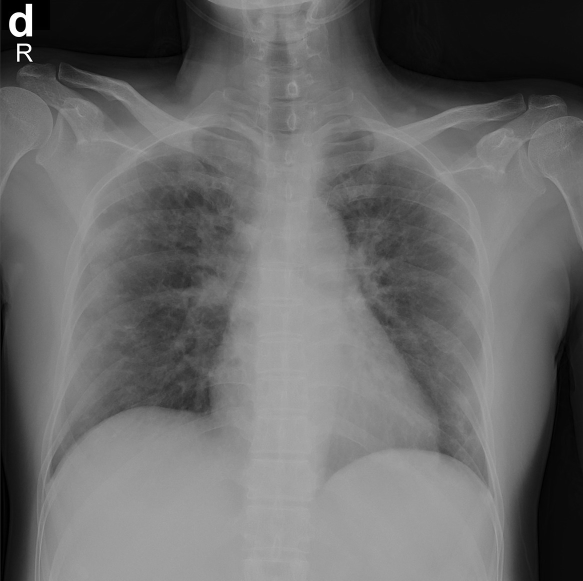
#> input picture Data/2/img5.jpg, 1166 x 1161 px (shown at 1/2 size)
$ jupyter execute 'Data Prepration.ipynb'
#> lines starting #> are read from the running program, lines starting #| are printed output that depends on the picture
## Libraries

[cell 1]
import numpy as np
import pandas as pd
import matplotlib.pyplot as plt
import os
import cv2

#### Class Name dict

[cell 2]
class_names={0:'normal',1:'pneumonia',2:'covid'}

### Data Overlooking

[cell 3]
plt.imshow(cv2.resize(cv2.imread("./Data/2/img5.jpg")[:,:,0], (1400,1400)))
plt.show()
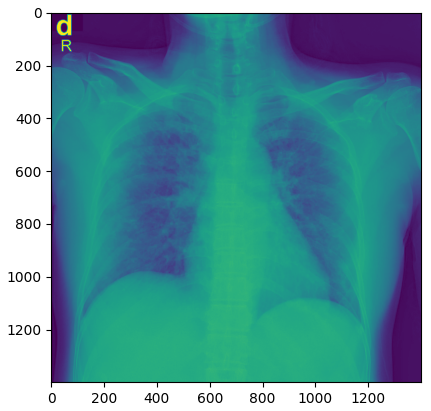
#> figure drawn by matplotlib, 1 panel
plt.imshow(plt.imread("./Data/1/img3.jpeg"))
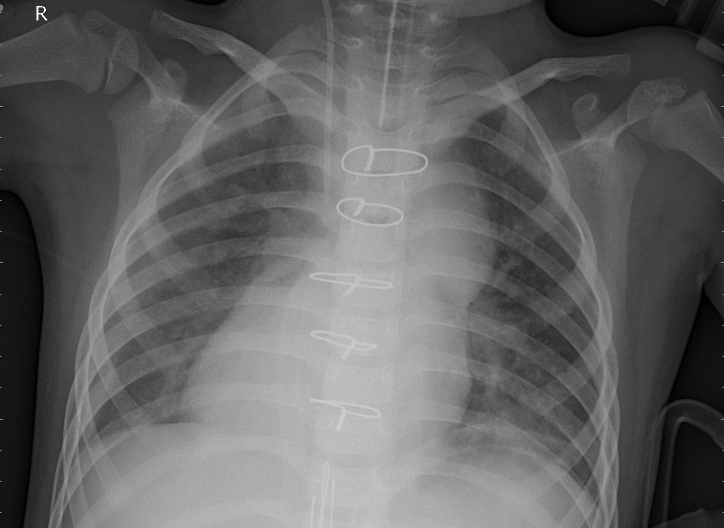
#> input picture Data/1/img3.jpeg, 1448 x 1056 px (shown at 1/2 size)
plt.show()
plt.imshow(plt.imread("./Data/0/img3.jpeg"))
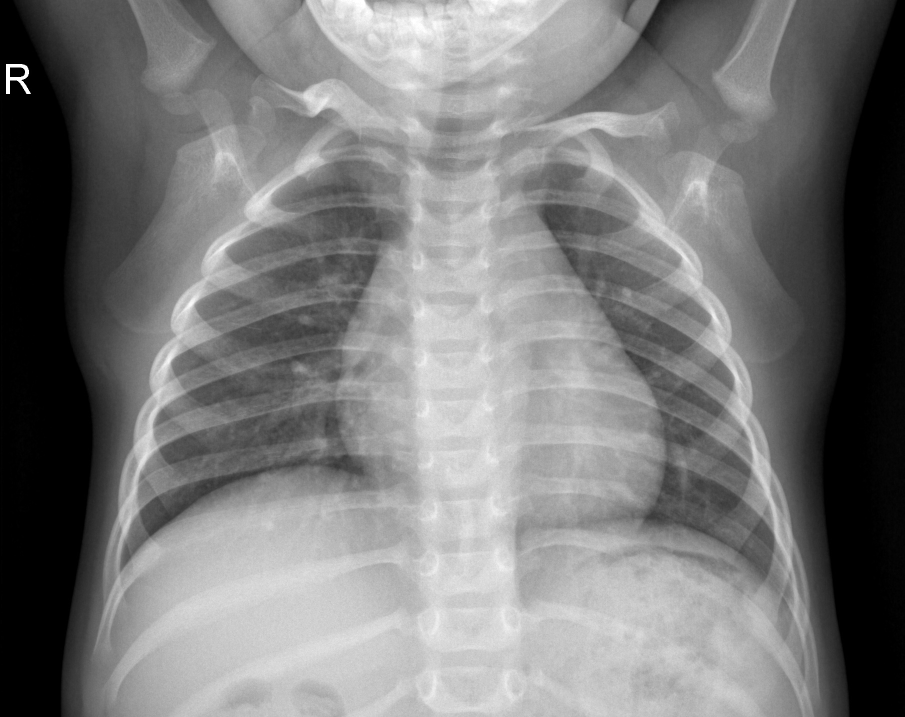
#> input picture Data/0/img3.jpeg, 1810 x 1434 px (shown at 1/2 size)
plt.show()

[cell 4]
plt.figure(figsize=(5,5))
class_=1
i=1
plt.imshow(cv2.resize(cv2.imread("./Data/"+str(class_)+"/img"+str(i)+".jpeg")[:,:,0], (500,500)), cmap='gray')
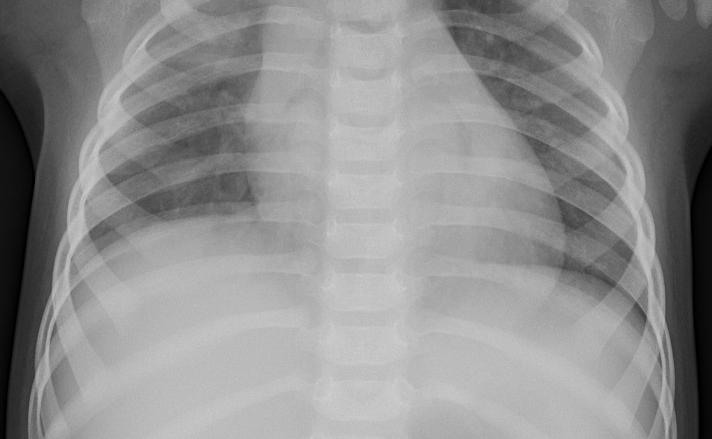
#> input picture Data/1/img1.jpeg, 712 x 439 px
plt.show()
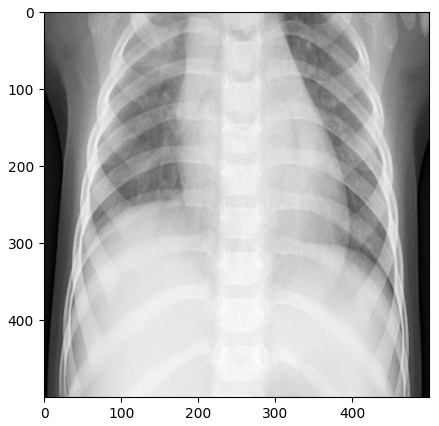
#> figure drawn by matplotlib, 1 panel

### Data Prepration

[cell 5]
def process_images():
    dataset={'data':None, 'target':None}

    images=[]
    targets=[]

    for class_ in range(3):
        print(class_)
        print()


        for imgname in os.listdir("./Data/"+str(class_)):
            path="./Data/"+str(class_)+"/"+imgname
            print(path)
            if imgname!=".DS_Store":
                img=cv2.imread(path)[:,:,1]
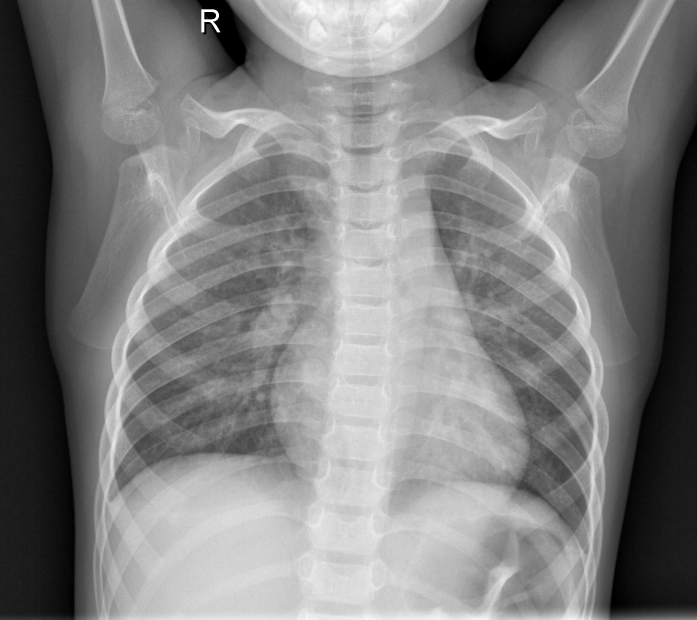
#> input picture Data/0/img1.jpeg, 2090 x 1858 px (shown at 1/3 size)
#> img: shape (1858, 2090); min 0, max 255, mean 128.9
                img=cv2.resize(img,(100,100))
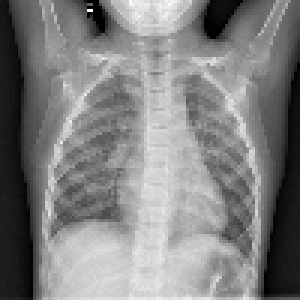
#> img: shape (100, 100) (shown 3 times larger); min 0, max 255, mean 128.7
                images.append(img)
                targets.append(int(class_))
            else:
                pass

    dataset['data']=np.array(images)
    dataset['target']=np.array(targets)

    return dataset

[cell 6]
dataset=process_images()

[cell 7]
dataset['data'].shape
#> Out = (7, 100, 100)

[cell 8]
dataset['target'].shape
#> Out = (7,)
